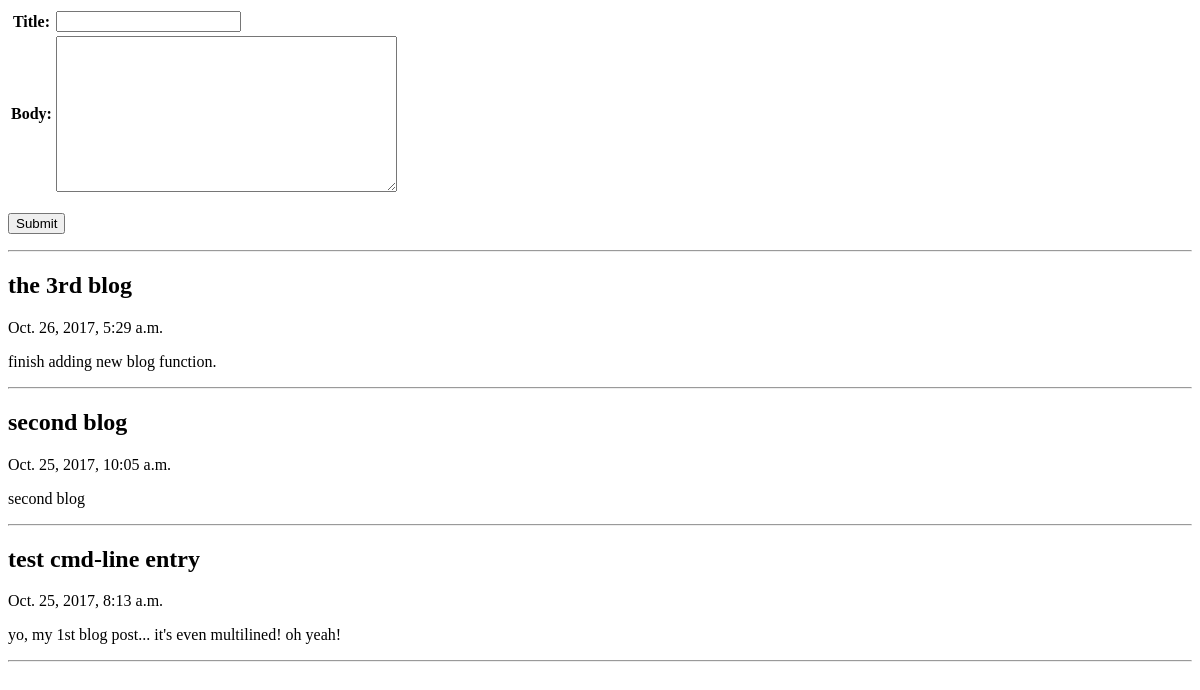
/blog/, run on an earlier commit of the app's database.
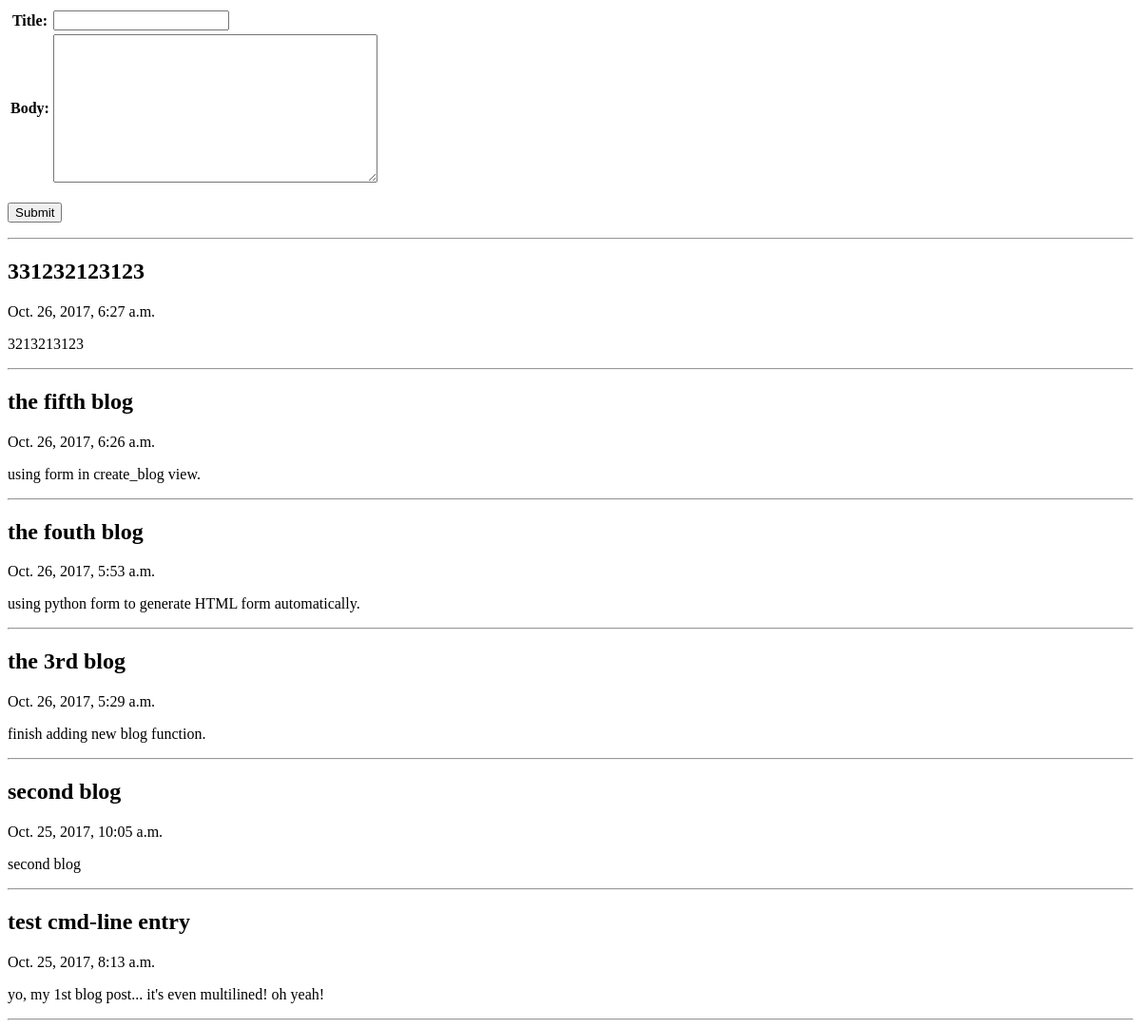
And on a later commit of the database.
### jdh_blog/models.py (models this page shows)
class BlogPost(models.Model):
    title = models.CharField(max_length = 150)
    body = models.TextField()
    timestamp = models.DateTimeField()

### jdh_blog/views.py (the view)
def archive(request):
    posts = BlogPost.objects.all().order_by('-timestamp')
    t = loader.get_template("archive.html")
    return HttpResponse(t.render({'posts': posts, 'form' : BlogPostForm()}, request))

### jdh_blog/models.py
class BlogPostForm(forms.ModelForm):
    class Meta:
        model = BlogPost
        exclude = ('timestamp',)

### jdh_blog/templates/archive.html
<form action="/blog/create/" method="post"> {% csrf_token %}
    <table>{{ form }}</table><br>
    <input type=submit>
</form>
<hr>
{% for post in posts %}
    <h2>{{ post.title }}</h2>
    <p>{{ post.timestamp }}</p>
    <p>{{ post.body }}</p>
    <hr>
{% endfor %}

What changed in the data, as far as the page shows it:
added BlogPost: title "331232123123", timestamp "Oct. 26, 2017, 6:27 a.m.", body "3213213123"
added BlogPost: title "the fifth blog", timestamp "Oct. 26, 2017, 6:26 a.m.", body "using form in create_blog view."
added BlogPost: title "the fouth blog", timestamp "Oct. 26, 2017, 5:53 a.m.", body "using python form to generate HTML form automatically."
